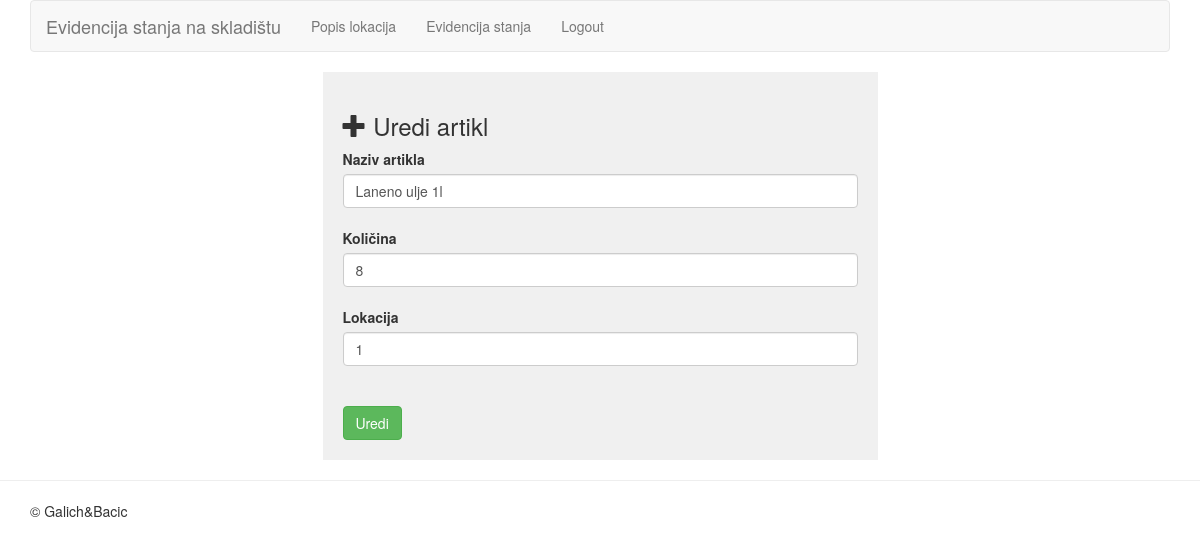
Screenshot of /izmjeni_evidencija.php?ID=2 (signed in) with the database file from the repository.
### tables this page shows
CREATE TABLE `evidencija_stanja` (
  `ID` int(32) NOT NULL,
  `naziv_robe` varchar(128) NOT NULL,
  `kolicina` int(16) NOT NULL,
  `lokacija` int(32) NOT NULL
);

### izmjeni_evidencija.php (the view, shortened to what this page needs)
<?php
require_once 'connect.php';
require_once 'header.php';
?>
<div class="container">
	<?php
	$ID = isset($_GET['ID']) ? (int) $_GET['ID'] : 0;
	$sql = "SELECT * FROM evidencija_stanja WHERE ID={$ID}";
	$result = $con->query($sql);
	$row = $result->fetch_assoc();
	?>
	<div class="row">
	<div class="col-md-6 col-md-offset-3">
		<div class="box">
			<h3><i class="glyphicon glyphicon-plus"></i>&nbsp;Uredi artikl</h3>
			<form action="" method="POST">
				<label for="naziv_artikla">Naziv artikla</label>
				<input type="text" id="naziv_robe"  name="naziv_robe" value="<?php echo $row['naziv_robe']; ?>" class="form-control"><br>
				<label for="kolicina">Količina</label>
				<input type="text"  name="kolicina" id="kolicina" value="<?php echo $row['kolicina']; ?>" class="form-control"><br>
				<label for="lokacija">Lokacija</label>
				<input type="text"  name="lokacija" id="lokacija"  value="<?php echo $row['lokacija']; ?>" class="form-control"><br>
				<br>
				<input type="submit" name="update" class="btn btn-success" value="Uredi">
			</form>
		</div>
	</div>
</div>
</div>
<?php
 require_once 'footer.php';

### header.php (style rules this page uses)
.box { background: #f0f0f0; padding: 20px; }

### rows the page displays
evidencija_stanja: naziv_robe "Laneno ulje 1l", kolicina "8", lokacija "1"
